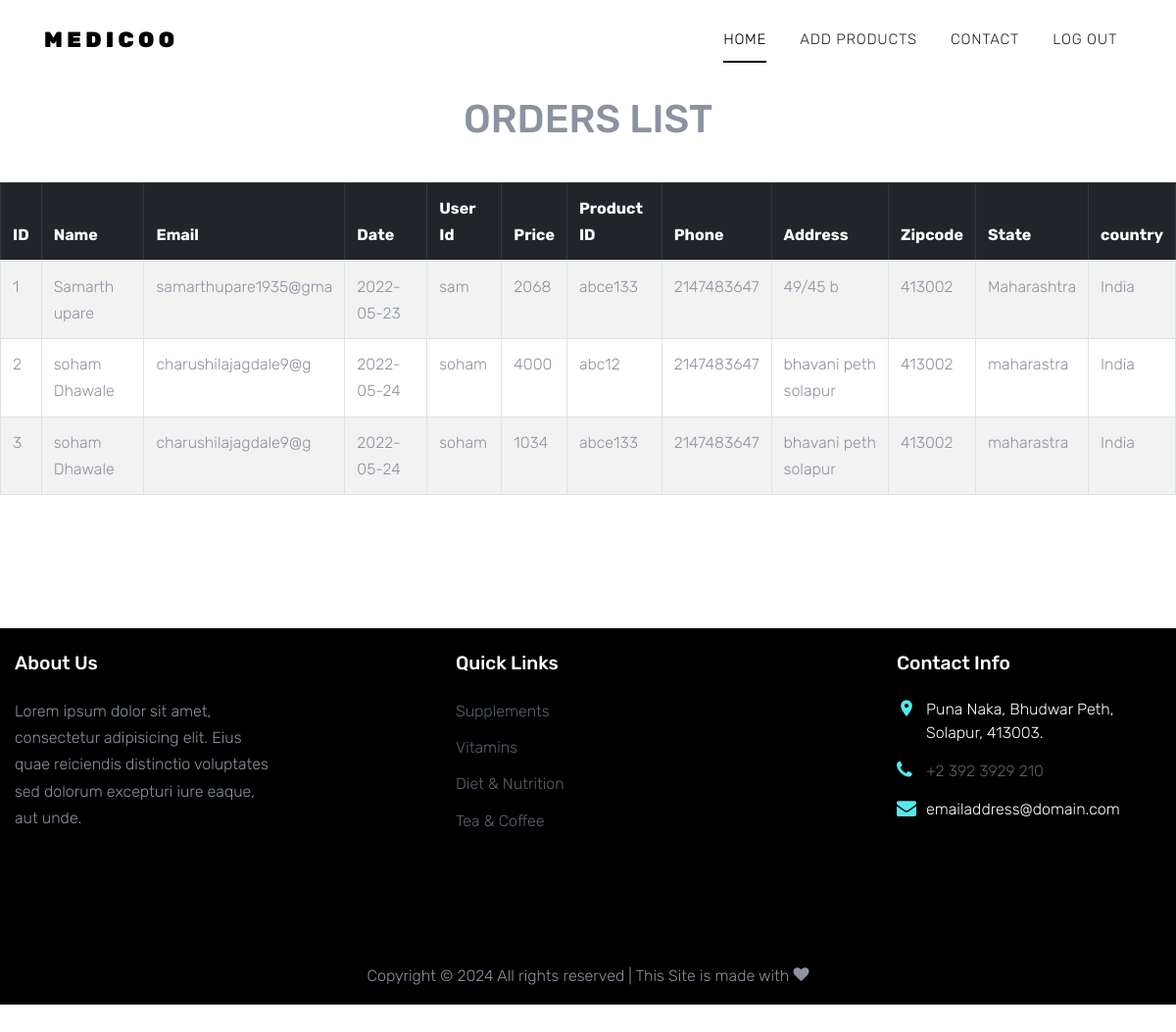
Page /admin/index.php (signed in) on the committed database.
### tables this page shows
CREATE TABLE `tbl_order` (
  `id` int(10) NOT NULL,
  `name` varchar(40) NOT NULL,
  `email` varchar(20) NOT NULL,
  `date` date NOT NULL,
  `userid` varchar(20) NOT NULL,
  `price` float NOT NULL,
  `productid` varchar(20) NOT NULL,
  `phone` int(15) NOT NULL,
  `address` text NOT NULL,
  `zipcode` int(6) NOT NULL,
  `state` varchar(20) NOT NULL,
  `country` varchar(20) NOT NULL
);

### admin/index.php (the view, shortened to what this page needs)
<?php
 require_once("../lib/db.php");
?>
<!DOCTYPE html>
<html lang="en">
<head>
  <link rel="stylesheet" href="../fonts/icomoon/style.css">
  <link rel="stylesheet" href="../css/bootstrap.min.css">
  <link rel="stylesheet" href="../css/magnific-popup.css">
  <link rel="stylesheet" href="../css/jquery-ui.css">
  <link rel="stylesheet" href="../css/owl.carousel.min.css">
  <link rel="stylesheet" href="../css/owl.theme.default.min.css">
  <link rel="stylesheet" href="../css/aos.css">
  <link rel="stylesheet" href="../css/style.css">
</head>
<body>
    <div class="site-navbar py-2">
        <div class="container">
          <div class="d-flex align-items-center justify-content-between">
            <div class="logo">
              <div class="site-logo">
                <a href="index.php" class="js-logo-clone">Medicoo </a>
              </div>
            </div>
            <div class="main-nav d-none d-lg-block">
              <nav class="site-navigation text-right text-md-center" role="navigation">
                <ul class="site-menu js-clone-nav d-none d-lg-block">
                  <li class="active" ><a href="index.php">Home</a></li>
                  <li><a href="addProducts.php">Add Products</a></li>
                  <li ><a href="contact.php">Contact</a></li>
                  <li><a href="logout.php">Log Out</a></li>
                </ul>
              </nav>
            </div>
          </div>
        </div>
      </div>
      <h1 class="text-uppercase text-center my-3"> Orders List</h1>
      <div class="container-fluid py-4">
        <div class="row">
        <table class="table table-hover table-striped table-bordered">
        <thead class="table-dark">
            <th>ID</th>
            <th>Name</th>
            <th>Email</th>
            <th>Date</th>
            <th>User Id</th>
            <th>Price</th>
            <th>Product ID</th>
            <th>Phone</th>
            <th>Address</th>
            <th>Zipcode</th>
            <th>State</th>
            <th>country</th>
        </thead>
        <tbody>
        <?php
					$rs=$db->prepare("select * from tbl_order");
  					$rs->execute();
                    $cnt=1;
  					while($row=$rs->fetch())
				  	{
				  	  echo "<tr>";
                      echo "<td>".$cnt."</td>";
					            echo "<td>".$row['name']."</td>";
					            echo "<td>".$row['email']."</td>";
					            echo "<td>".$row['date']."</td>";
					            echo "<td>".$row['userid']."</td>";
					            echo "<td>".$row['price']."</td>";
                      echo "<td>".$row['productid']."</td>";
                      echo "<td>".$row['phone']."</td>";
                      echo "<td>".$row['address']."</td>";
                      echo "<td>".$row['zipcode']."</td>";
                      echo "<td>".$row['state']."</td>";
                      echo "<td>".$row['country']."</td>";
					  echo "</tr>";
                      $cnt++;
					}
				?>
        </tbody>
      </table>
        </div>
    </div>
      <footer class="site-footer">
        <div class="container-fluid" style="background-color:black">
          <div class="row">
            <div class="col-md-6 col-lg-3 mb-4 mt-4 mb-lg-0">
              <div class="block-7">
                <h3 class="footer-heading mb-4 text-white">About Us</h3>
                <p>Lorem ipsum dolor sit amet, consectetur adipisicing elit. Eius quae reiciendis distinctio voluptates
                  sed dolorum excepturi iure eaque, aut unde.</p>
              </div>
            </div>
            <div class="col-lg-3 mx-auto mb-5 mb-lg-0 mt-4">
              <h3 class="footer-heading mb-4 text-white ">Quick Links</h3>
              <ul class="list-unstyled">
                <li><a href="#">Supplements</a></li>
                <li><a href="#">Vitamins</a></li>
                <li><a href="#">Diet &amp; Nutrition</a></li>
                <li><a href="#">Tea &amp; Coffee</a></li>
              </ul>
            </div>
            <div class="col-md-6 col-lg-3 mt-4">
              <div class="block-5 mb-5">
                <h3 class="footer-heading mb-4 text-white">Contact Info</h3>
                <ul class="list-unstyled">
                  <li class="address text-white"> Puna Naka, Bhudwar Peth, Solapur, 413003.</li>
                  <li class="phone text-white"><a href="tel://23923929210">+2 392 3929 210</a></li>
                  <li class="email text-white">emailaddress@domain.com</li>
                </ul>
              </div>
            </div>
          </div>
          <div class="row pt-5 mt-5 text-center">
            <div class="col-md-12">
              <p>
                Copyright &copy;
                <script>document.write(new Date().getFullYear());</script> All rights reserved | This Site is made
                with <i class="icon-heart" aria-hidden="true"></i>
              </p>
            </div>
          </div>
        </div>
      </footer>
</body>
</html>

### css/style.css (style rules this page uses)
body { line-height: 1.7; color: #8c92a0; font-weight: 300; font-size: 16px; }
a { -webkit-transition: .3s all ease; -o-transition: .3s all ease; transition: .3s all ease; }
.site-footer { padding: 6em 0; }
.site-footer ul li { margin-bottom: 10px; }
.site-footer ul li a { color: #5c626e; }
.site-footer .footer-heading { font-size: 1.2rem; color: #000; margin-bottom: 1rem; }
.site-logo a { text-transform: uppercase; letter-spacing: .2em; font-size: 22px; color: #000 !important; font-weight: 900; }
.site-navbar { margin-bottom: 0px; z-index: 1999; position: relative; top: 0; width: 100%; background: #fff; }
.site-navbar a { color: #000; }
.site-navbar .site-navigation .site-menu { margin-left: 0; padding-left: 0; margin-bottom: 0; }
.site-navbar .site-navigation .site-menu .active > a { color: #000; position: relative; }
.site-navbar .site-navigation .site-menu .active > a:before { content: ""; position: absolute; left: 10px; right: 10px; height: 2px; background: #000; bottom: 0; }
.site-navbar .site-navigation .site-menu a { text-decoration: none !important; font-size: 15px; display: inline-block; }
.site-navbar .site-navigation .site-menu > li { display: inline-block; padding: 10px 5px; }
.site-navbar .site-navigation .site-menu > li > a { padding: 10px 10px; text-transform: uppercase; letter-spacing: .05em; color: #25262a; font-size: 15px; text-decoration: none !important; }
.block-5 ul, .block-5 ul li { list-style: none; padding: 0; margin: 0; line-height: 1.5; }
.block-5 ul li { padding-left: 30px; position: relative; margin-bottom: 15px; color: #25262a; }
.block-5 ul li:before { top: 0; font-family: "icomoon"; content: ""; position: absolute; left: 0; font-size: 20px; line-height: 1; color: #51eaea; }
.block-5 ul li.address:before { content: "\e8b4"; }
.block-5 ul li.email:before { content: "\f0e0"; }
.block-5 ul li.phone:before { content: "\f095"; }

### rows in the picture
tbl_order: name "Samarth upare", email "samarthupare1935@gma", date "2022-05-23", userid "sam", price "2068", productid "abce133", phone "2147483647", address "49/45 b", zipcode "413002", state "Maharashtra", country "India"
tbl_order: name "soham Dhawale", email "charushilajagdale9@g", date "2022-05-24", userid "soham", price "4000", productid "abc12", phone "2147483647", address "bhavani peth solapur", zipcode "413002", state "maharastra", country "India"
tbl_order: name "soham Dhawale", email "charushilajagdale9@g", date "2022-05-24", userid "soham", price "1034", productid "abce133", phone "2147483647", address "bhavani peth solapur", zipcode "413002", state "maharastra", country "India"
